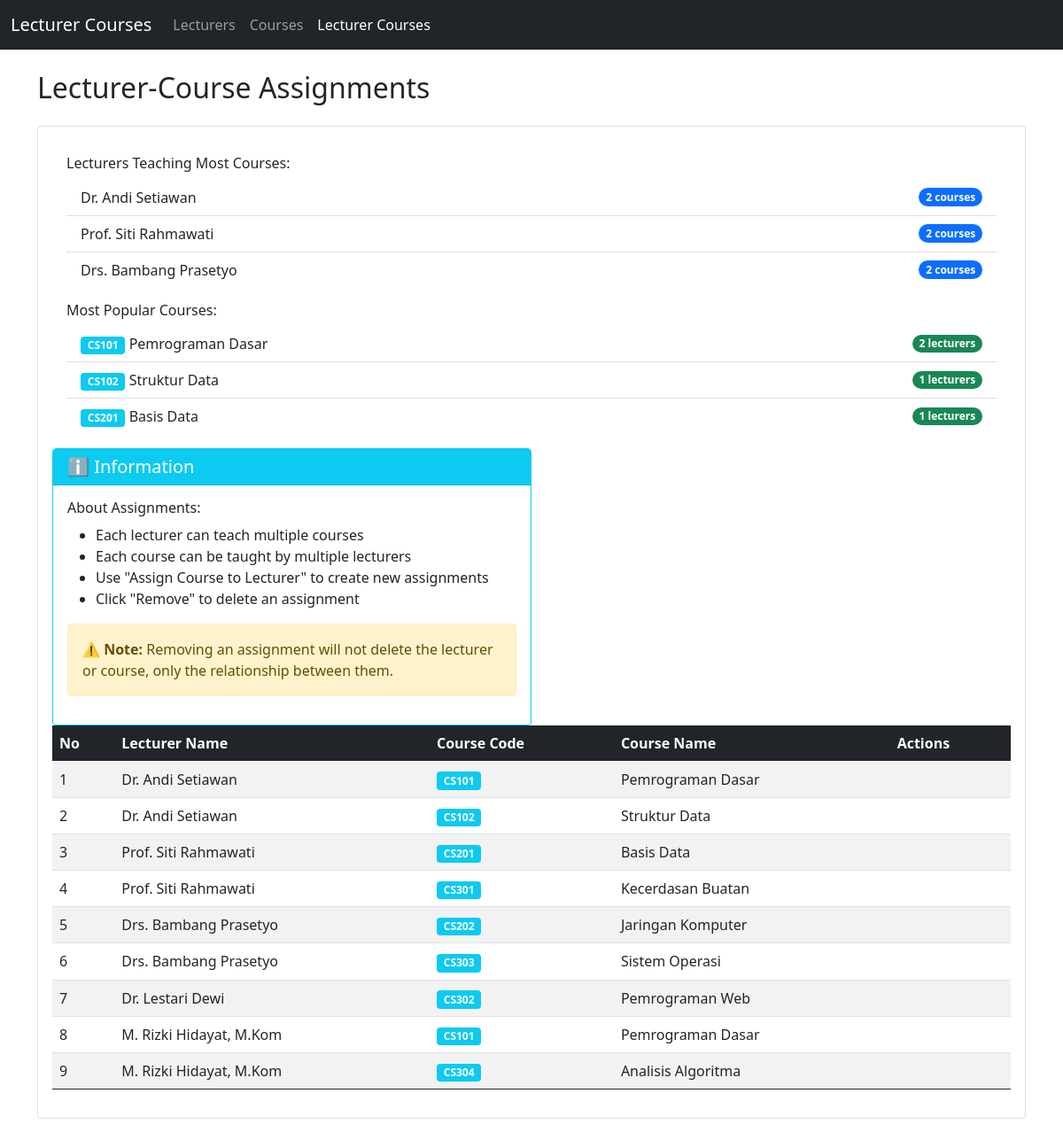
The app's page /index.php?controller=lecturer_courses&action=index with its own data.
### tables this page shows
CREATE TABLE `lecturer_courses` (
  `lecturer_id` int(11) NOT NULL,
  `course_id` int(11) NOT NULL
);

CREATE TABLE `lecturers` (
  `id` int(11) NOT NULL,
  `name` varchar(255) NOT NULL,
  `nidn` varchar(255) NOT NULL,
  `phone` varchar(255) DEFAULT NULL,
  `join_date` date DEFAULT NULL
);

CREATE TABLE `courses` (
  `id` int(11) NOT NULL,
  `code` varchar(255) NOT NULL,
  `name` varchar(255) NOT NULL,
  `sks` int(2) NOT NULL
);

### controllers/Lecturer_CoursesController.php (called while the page is built, shortened)
<?php
require_once __DIR__ . '/../models/LecturerCourses.php';
class Lecturer_CoursesController
{
  private $lc;
  public function __construct()
  {
    $this->lc = new LecturerCourses();
  }
  public function index()
  {
    $relations_result = $this->lc->getAll();
    $relations = [];
    $lecturer_count = [];
    $course_count = [];
    if ($relations_result) {
      while ($row = $relations_result->fetch_assoc()) {
        $relations[] = $row;
        if (!isset($lecturer_count[$row['lecturer_id']])) {
          $lecturer_count[$row['lecturer_id']] = ['name' => $row['lecturer_name'], 'count' => 0];
        }
        $lecturer_count[$row['lecturer_id']]['count']++;
        if (!isset($course_count[$row['course_id']])) {
          $course_count[$row['course_id']] = [
            'name' => $row['course_name'],
            'code' => $row['course_code'],
            'count' => 0
          ];
        }
        $course_count[$row['course_id']]['count']++;
      }
    }
    uasort($lecturer_count, function ($a, $b) {
      return $b['count'] - $a['count']; });
    $top_lecturers = array_slice($lecturer_count, 0, 3, true);
    uasort($course_count, function ($a, $b) {
      return $b['count'] - $a['count']; });
    $top_courses = array_slice($course_count, 0, 3, true);
    require_once __DIR__ . '/../views/lecturer_courses/index.php';
  }
}
?>

### models/LecturerCourses.php (called while the page is built, shortened)
<?php
require_once __DIR__ . '/../config/database.php';
class LecturerCourses
{
  private $conn;
  private $table = 'lecturer_courses';
  public function __construct()
  {
    $database = new Database();
    $this->conn = $database->connect();
  }
  public function getAll()
  {
    $sql = "SELECT lc.*, l.name AS lecturer_name, c.name AS course_name, c.code AS course_code
            FROM {$this->table} lc
            -- Ganti 'lecturers' dan 'courses' jika nama tabel Anda memiliki prefix (e.g., tp_mvc25_lecturers)
            JOIN lecturers l ON l.id = lc.lecturer_id
            JOIN courses c ON c.id = lc.course_id
            ORDER BY lc.lecturer_id, lc.course_id";
    return $this->conn->query($sql);
  }
}
?>

### config/database.php (called while the page is built, shortened)
<?php
class Database
{
    private $host = "localhost";
    private $username = "root";
    private $password = "";
    private $database = "tp_mvc25";
    public function connect()
    {
        $this->conn = null;
        try {
            $this->conn = new mysqli($this->host, $this->username, $this->password, $this->database);
        } catch (Exception $e) {
            echo "Connection Error: " . $e->getMessage();
        }
        return $this->conn;
    }
}
?>

### views/lecturer_courses/index.php (the view, shortened to what this page needs)
<!doctype html>
<html lang="en">
<head>
  <link href="bootstrap.min.css" rel="stylesheet">
</head>
<body>
  <nav class="navbar navbar-expand-lg navbar-dark bg-dark">
    <div class="container-fluid">
      <a class="navbar-brand" href="index.php?controller=lecturer_courses&action=index">Lecturer Courses</a>
      <div class="collapse navbar-collapse" id="navbarNav">
        <ul class="navbar-nav">
          <li class="nav-item">
            <a class="nav-link" href="index.php?controller=lecturer&action=index">Lecturers</a>
          </li>
          <li class="nav-item">
            <a class="nav-link" href="index.php?controller=course&action=index">Courses</a>
          </li>
          <li class="nav-item">
            <a class="nav-link active" aria-current="page"
              href="index.php?controller=lecturer_courses&action=index">Lecturer Courses</a>
          </li>
        </ul>
      </div>
    </div>
  </nav>
  <div class="container my-4">
    <div class="d-flex justify-content-between align-items-center mb-3">
      <h2>Lecturer-Course Assignments</h2>
    </div>
    <div class="card">
      <div class="card-body">
        <table class="table table-striped table-hover">
          <thead class="table-dark">
            <tr>
              <th>No</th>
              <th>Lecturer Name</th>
              <th>Course Code</th>
              <th>Course Name</th>
              <th>Actions</th>
            </tr>
          </thead>
          <tbody>
            <?php
            if (!empty($relations)) {
              $no = 1;
              foreach ($relations as $row) {
                echo "
        <tr>
          <td>{$no}</td>
          <td>{$row['lecturer_name']}</td>
          <td><span class='badge bg-info'>{$row['course_code']}</span></td>
          <td>{$row['course_name']}</td>
          <td>
          </td>
        </tr>
        ";
                $no++;
              }
            } else {
              echo "<tr><td colspan='5' class='text-center text-muted'>No assignments found. Click 'Assign Course to Lecturer' to add new assignment.</td></tr>";
            }
            ?>
          </tbody>
          <div class="card-body">
            <h6>Lecturers Teaching Most Courses:</h6>
            <ul class="list-group list-group-flush mb-3">
              <?php
              if (!empty($top_lecturers)) {
                foreach ($top_lecturers as $lecturer) {
                  echo "<li class='list-group-item d-flex justify-content-between align-items-center'>
                        {$lecturer['name']}
                        <span class='badge bg-primary rounded-pill'>{$lecturer['count']} courses</span>
                      </li>";
                }
              } else {
                echo "<li class='list-group-item text-muted'>No data available</li>";
              }
              ?>
            </ul>
            <h6>Most Popular Courses:</h6>
            <ul class="list-group list-group-flush">
              <?php
              if (!empty($top_courses)) {
                foreach ($top_courses as $course) {
                  echo "<li class='list-group-item d-flex justify-content-between align-items-center'>
                        <span>
                          <span class='badge bg-info'>{$course['code']}</span>
                          {$course['name']}
                        </span>
                        <span class='badge bg-success rounded-pill'>{$course['count']} lecturers</span>
                      </li>";
                }
              } else {
                echo "<li class='list-group-item text-muted'>No data available</li>";
              }
              ?>
            </ul>
          </div>
      </div>
    </div>
    <div class="col-md-6">
      <div class="card border-info">
        <div class="card-header bg-info text-white">
          <h5 class="mb-0">ℹ️ Information</h5>
        </div>
        <div class="card-body">
          <h6>About Assignments:</h6>
          <ul>
            <li>Each lecturer can teach multiple courses</li>
            <li>Each course can be taught by multiple lecturers</li>
            <li>Use "Assign Course to Lecturer" to create new assignments</li>
            <li>Click "Remove" to delete an assignment</li>
          </ul>
          <div class="alert alert-warning mt-3" role="alert">
            <strong>⚠️ Note:</strong> Removing an assignment will not delete the lecturer or course, only the
            relationship between them.
          </div>
        </div>
      </div>
    </div>
  </div>
</body>
</html>

### records on screen
lecturer_courses: lecturer.name "Dr. Andi Setiawan", course.code "CS101", course.name "Pemrograman Dasar"
lecturer_courses: lecturer.name "Dr. Andi Setiawan", course.code "CS102", course.name "Struktur Data", course "2", lecturer "1"
lecturer_courses: lecturer.name "Prof. Siti Rahmawati", course.code "CS201", course.name "Basis Data", count "1"
lecturer_courses: lecturer.name "Prof. Siti Rahmawati", course.code "CS301", course.name "Kecerdasan Buatan"
lecturer_courses: lecturer.name "Drs. Bambang Prasetyo", course.code "CS202", course.name "Jaringan Komputer"
lecturer_courses: lecturer.name "Drs. Bambang Prasetyo", course.code "CS303", course.name "Sistem Operasi"
lecturer_courses: lecturer.name "Dr. Lestari Dewi", course.code "CS302", course.name "Pemrograman Web"
lecturer_courses: lecturer.name "M. Rizki Hidayat, M.Kom", course.code "CS101", course.name "Pemrograman Dasar"
lecturer_courses: lecturer.name "M. Rizki Hidayat, M.Kom", course.code "CS304", course.name "Analisis Algoritma"

### other values on screen
$lecturer['name'] "Prof. Siti Rahmawati"
$lecturer['count'] "2"
$lecturer['name'] "Drs. Bambang Prasetyo"
$course['code'] "CS101"
$course['name'] "Pemrograman Dasar"
$course['count'] "2"
